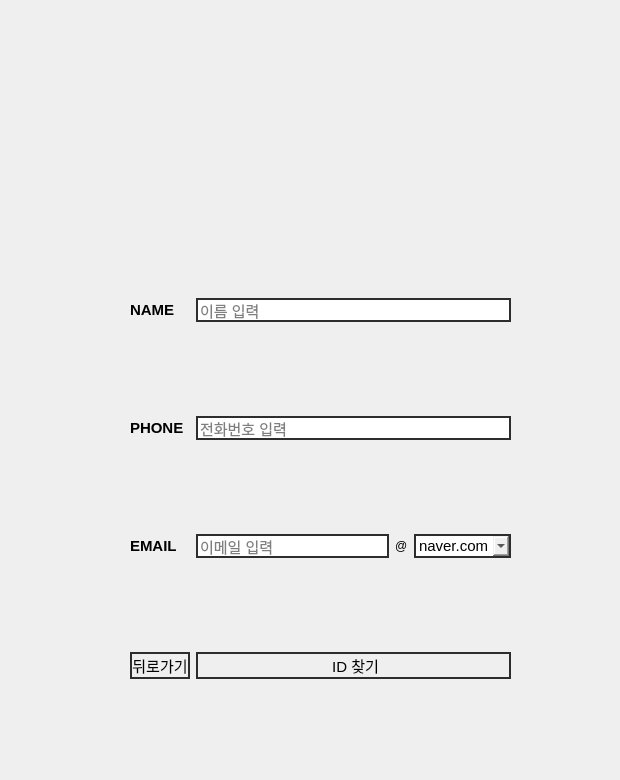
     <widget class="QWidget" name="page_3">
      <widget class="QWidget" name="layoutWidget">
       <property name="geometry">
        <rect>
         <x>130</x>
         <y>210</y>
         <width>381</width>
         <height>561</height>
        </rect>
       </property>
       <layout class="QGridLayout" name="gridLayout_4">
        <item row="2" column="1">
         <widget class="QLineEdit" name="lineEdit_10">
          <property name="font">
           <font>
            <pointsize>11</pointsize>
            <bold>false</bold>
           </font>
          </property>
          <property name="styleSheet">
           <string notr="true">border-radius:15px;
border: 2px solid rgb(45, 45, 45);
</string>
          </property>
          <property name="placeholderText">
           <string>이메일 입력</string>
          </property>
         </widget>
        </item>
        <item row="1" column="0">
         <widget class="QLabel" name="label_10">
          <property name="font">
           <font>
            <pointsize>11</pointsize>
            <bold>true</bold>
           </font>
          </property>
          <property name="text">
           <string>PHONE</string>
          </property>
         </widget>
        </item>
        <item row="2" column="3">
         <widget class="QComboBox" name="comboBox_20">
          <property name="font">
           <font>
            <pointsize>11</pointsize>
            <bold>false</bold>
           </font>
          </property>
          <property name="cursor">
           <cursorShape>PointingHandCursor</cursorShape>
          </property>
          <property name="styleSheet">
           <string notr="true">border-radius:15px;
border: 2px solid rgb(45, 45, 45);
</string>
          </property>
          <item>
           <property name="text">
            <string>naver.com</string>
           </property>
          </item>
          <item>
           <property name="text">
            <string>gmail.com</string>
           </property>
          </item>
          <item>
           <property name="text">
            <string>nate.com</string>
           </property>
          </item>
          <item>
           <property name="text">
            <string>kakao.com</string>
           </property>
          </item>
          <item>
           <property name="text">
            <string>hanmail.net</string>
           </property>
          </item>
         </widget>
        </item>
        <item row="0" column="1" colspan="3">
         <widget class="QLineEdit" name="lineEdit_8">
          <property name="font">
           <font>
            <pointsize>11</pointsize>
            <bold>false</bold>
           </font>
          </property>
          <property name="styleSheet">
           <string notr="true">border-radius:15px;
border: 2px solid rgb(45, 45, 45);
</string>
          </property>
          <property name="placeholderText">
           <string>이름 입력</string>
          </property>
         </widget>
        </item>
        <item row="3" column="1" colspan="3">
         <widget class="QPushButton" name="pushButton_9">
          <property name="font">
           <font>
            <pointsize>11</pointsize>
            <bold>false</bold>
           </font>
          </property>
          <property name="cursor">
           <cursorShape>PointingHandCursor</cursorShape>
          </property>
          <property name="styleSheet">
           <string notr="true">border-radius:15px;
border: 2px solid rgb(45, 45, 45);
</string>
          </property>
          <property name="text">
           <string> ID 찾기</string>
          </property>
         </widget>
        </item>
        <item row="1" column="1" colspan="3">
         <widget class="QLineEdit" name="lineEdit_9">
          <property name="font">
           <font>
            <pointsize>11</pointsize>
            <bold>false</bold>
           </font>
          </property>
          <property name="styleSheet">
           <string notr="true">border-radius:15px;
border: 2px solid rgb(45, 45, 45);
</string>
          </property>
          <property name="placeholderText">
           <string>전화번호 입력</string>
          </property>
         </widget>
        </item>
        <item row="2" column="2">
         <widget class="QLabel" name="label_86">
          <property name="text">
           <string>@</string>
          </property>
         </widget>
        </item>
        <item row="0" column="0">
         <widget class="QLabel" name="label_9">
          <property name="font">
           <font>
            <pointsize>11</pointsize>
            <bold>true</bold>
           </font>
          </property>
          <property name="text">
           <string>NAME</string>
          </property>
         </widget>
        </item>
        <item row="3" column="0">
         <widget class="QPushButton" name="pushButton_14">
          <property name="font">
           <font>
            <pointsize>11</pointsize>
            <bold>false</bold>
           </font>
          </property>
          <property name="cursor">
           <cursorShape>PointingHandCursor</cursorShape>
          </property>
          <property name="styleSheet">
           <string notr="true">border-radius:15px;
border: 2px solid rgb(45, 45, 45);
</string>
          </property>
          <property name="text">
           <string>뒤로가기</string>
          </property>
         </widget>
        </item>
        <item row="2" column="0">
         <widget class="QLabel" name="label_11">
          <property name="font">
           <font>
            <pointsize>11</pointsize>
            <bold>true</bold>
           </font>
          </property>
          <property name="text">
           <string>EMAIL</string>
          </property>
         </widget>
        </item>
       </layout>
      </widget>
      <widget class="QPushButton" name="pushButton_87">
       <property name="geometry">
        <rect>
         <x>50</x>
         <y>10</y>
         <width>561</width>
         <height>51</height>
        </rect>
       </property>
       <property name="cursor">
        <cursorShape>PointingHandCursor</cursorShape>
       </property>
       <property name="text">
        <string/>
       </property>
       <property name="icon">
        <iconset>
         <normaloff>../../Desktop/Important/다나와_프로젝트/사진/1.png</normaloff>../../Desktop/Important/다나와_프로젝트/사진/1.png</iconset>
       </property>
       <property name="iconSize">
        <size>
         <width>200</width>
         <height>200</height>
        </size>
       </property>
       <property name="flat">
        <bool>true</bool>
       </property>
      </widget>
      <widget class="QPushButton" name="pushButton_88">
       <property name="geometry">
        <rect>
         <x>0</x>
         <y>0</y>
         <width>61</width>
         <height>51</height>
        </rect>
       </property>
       <property name="cursor">
        <cursorShape>PointingHandCursor</cursorShape>
       </property>
       <property name="text">
        <string/>
       </property>
       <property name="icon">
        <iconset>
         <normaloff>../../Desktop/Important/다나와_프로젝트/사진/home.png</normaloff>../../Desktop/Important/다나와_프로젝트/사진/home.png</iconset>
       </property>
       <property name="iconSize">
        <size>
         <width>50</width>
         <height>50</height>
        </size>
       </property>
       <property name="flat">
        <bool>true</bool>
       </property>
      </widget>
     </widget>
